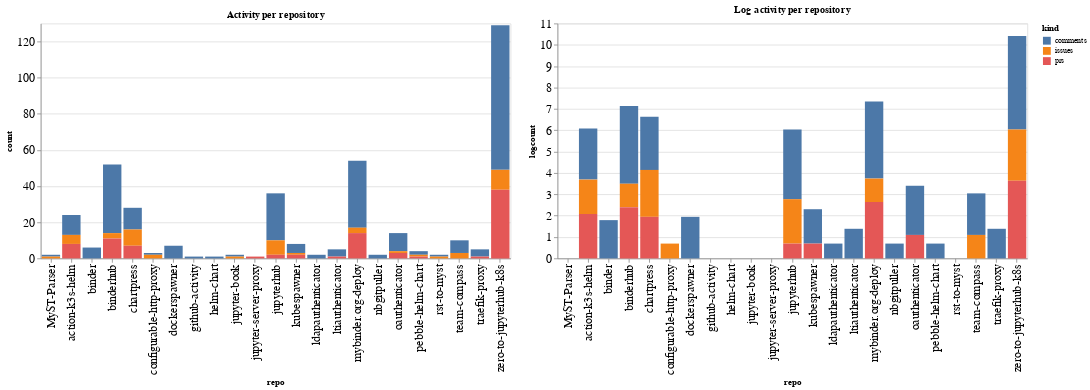

Notebook code cell kept with this figure:
### Code cell
ch1 = alt.Chart(repo_summaries, width=600, title="Activity per repository").mark_bar().encode(
    x='repo',
    y='count',
    color='kind',
    tooltip="kind"
)

ch2 = alt.Chart(repo_summaries, width=600, title="Log activity per repository").mark_bar().encode(
    x='repo',
    y='logcount',
    color='kind',
    tooltip="kind"
)

ch1 | ch2

### Figure 1 — Vega-Lite specification as saved in the notebook (floating-point values rounded to 4 significant figures)
{"config": {"axisLeft": {"labelFontSize": 15}, "axisBottom": {"labelFontSize": 15}}, "hconcat": [{"mark": "bar", "encoding": {"color": {"type": "nominal", "field": "kind"}, "tooltip": {"type": "nominal", "field": "kind"}, "x": {"type": "nominal", "field": "repo"}, "y": {"type": "quantitative", "field": "count"}}, "title": "Activity per repository", "width": 600}, {"mark": "bar", "encoding": {"color": {"type": "nominal", "field": "kind"}, "tooltip": {"type": "nominal", "field": "kind"}, "x": {"type": "nominal", "field": "repo"}, "y": {"type": "quantitative", "field": "logcount"}}, "title": "Log activity per repository", "width": 600}], "data": {"name": "data-663b6fd6a1417b055127808325568188"}, "$schema": "https://vega.github.io/schema/vega-lite/v4.8.1.json", "datasets": {"data-663b6fd6a1417b055127808325568188": [{"repo": "MyST-Parser", "kind": "comments", "count": 1, "logcount": 0.0}, {"repo": "MyST-Parser", "kind": "issues", "count": 1, "logcount": 0.0}, {"repo": "action-k3s-helm", "kind": "comments", "count": 11, "logcount": 2.398}, {"repo": "action-k3s-helm", "kind": "issues", "count": 5, "logcount": 1.609}, {"repo": "action-k3s-helm", "kind": "prs", "count": 8, "logcount": 2.079}, {"repo": "binder", "kind": "comments", "count": 6, "logcount": 1.792}, {"repo": "binderhub", "kind": "comments", "count": 38, "logcount": 3.638}, {"repo": "binderhub", "kind": "issues", "count": 3, "logcount": 1.099}, {"repo": "binderhub", "kind": "prs", "count": 11, "logcount": 2.398}, {"repo": "chartpress", "kind": "comments", "count": 12, "logcount": 2.485}, {"repo": "chartpress", "kind": "issues", "count": 9, "logcount": 2.197}, {"repo": "chartpress", "kind": "prs", "count": 7, "logcount": 1.946}, {"repo": "configurable-http-proxy", "kind": "comments", "count": 1, "logcount": 0.0}, {"repo": "configurable-http-proxy", "kind": "issues", "count": 2, "logcount": 0.6931}, {"repo": "dockerspawner", "kind": "comments", "count": 7, "logcount": 1.946}, {"repo": "github-activity", "kind": "comments", "count": 1, "logcount": 0.0}, {"repo": "helm-chart", "kind": "comments", "count": 1, "logcount": 0.0}, {"repo": "jupyter-book", "kind": "comments", "count": 1, "logcount": 0.0}, {"repo": "jupyter-book", "kind": "issues", "count": 1, "logcount": 0.0}, {"repo": "jupyter-server-proxy", "kind": "prs", "count": 1, "logcount": 0.0}, {"repo": "jupyterhub", "kind": "comments", "count": 26, "logcount": 3.258}, {"repo": "jupyterhub", "kind": "issues", "count": 8, "logcount": 2.079}, {"repo": "jupyterhub", "kind": "prs", "count": 2, "logcount": 0.6931}, {"repo": "kubespawner", "kind": "comments", "count": 5, "logcount": 1.609}, {"repo": "kubespawner", "kind": "issues", "count": 1, "logcount": 0.0}, {"repo": "kubespawner", "kind": "prs", "count": 2, "logcount": 0.6931}, {"repo": "ldapauthenticator", "kind": "comments", "count": 2, "logcount": 0.6931}, {"repo": "ltiauthenticator", "kind": "comments", "count": 4, "logcount": 1.386}, {"repo": "ltiauthenticator", "kind": "prs", "count": 1, "logcount": 0.0}, {"repo": "mybinder.org-deploy", "kind": "comments", "count": 37, "logcount": 3.611}, {"repo": "mybinder.org-deploy", "kind": "issues", "count": 3, "logcount": 1.099}, {"repo": "mybinder.org-deploy", "kind": "prs", "count": 14, "logcount": 2.639}, {"repo": "nbgitpuller", "kind": "comments", "count": 2, "logcount": 0.6931}, {"repo": "oauthenticator", "kind": "comments", "count": 10, "logcount": 2.303}, {"repo": "oauthenticator", "kind": "issues", "count": 1, "logcount": 0.0}, {"repo": "oauthenticator", "kind": "prs", "count": 3, "logcount": 1.099}, {"repo": "pebble-helm-chart", "kind": "comments", "count": 2, "logcount": 0.6931}, {"repo": "pebble-helm-chart", "kind": "issues", "count": 1, "logcount": 0.0}, {"repo": "pebble-helm-chart", "kind": "prs", "count": 1, "logcount": 0.0}, {"repo": "rst-to-myst", "kind": "comments", "count": 1, "logcount": 0.0}, {"repo": "rst-to-myst", "kind": "issues", "count": 1, "logcount": 0.0}, {"repo": "team-compass", "kind": "comments", "count": 7, "logcount": 1.946}, {"repo": "team-compass", "kind": "issues", "count": 3, "logcount": 1.099}, {"repo": "traefik-proxy", "kind": "comments", "count": 4, "logcount": 1.386}, {"repo": "traefik-proxy", "kind": "prs", "count": 1, "logcount": 0.0}, {"repo": "zero-to-jupyterhub-k8s", "kind": "comments", "count": 80, "logcount": 4.382}, {"repo": "zero-to-jupyterhub-k8s", "kind": "issues", "count": 11, "logcount": 2.398}, {"repo": "zero-to-jupyterhub-k8s", "kind": "prs", "count": 38, "logcount": 3.638}]}}
